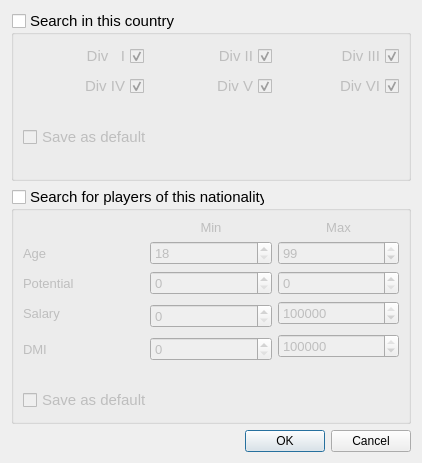
<?xml version="1.0" encoding="UTF-8"?>
<ui version="4.0">
 <class>SearchDialog</class>
 <widget class="QDialog" name="SearchDialog">
  <property name="geometry">
   <rect>
    <x>0</x>
    <y>0</y>
    <width>422</width>
    <height>439</height>
   </rect>
  </property>
  <property name="windowTitle">
   <string>Dialog</string>
  </property>
  <layout class="QVBoxLayout" name="verticalLayout_4">
   <item>
    <layout class="QVBoxLayout" name="verticalLayout_3">
     <item>
      <widget class="QGroupBox" name="countryGroup">
       <property name="font">
        <font>
         <pointsize>11</pointsize>
        </font>
       </property>
       <property name="title">
        <string>Search in this country</string>
       </property>
       <property name="checkable">
        <bool>true</bool>
       </property>
       <property name="checked">
        <bool>false</bool>
       </property>
       <layout class="QVBoxLayout" name="verticalLayout_2">
        <item>
         <layout class="QGridLayout" name="gridLayout_2">
          <item row="0" column="0">
           <widget class="QCheckBox" name="div1Check">
            <property name="font">
             <font>
              <pointsize>11</pointsize>
             </font>
            </property>
            <property name="layoutDirection">
             <enum>Qt::RightToLeft</enum>
            </property>
            <property name="text">
             <string>Div   I</string>
            </property>
            <property name="checked">
             <bool>true</bool>
            </property>
           </widget>
          </item>
          <item row="0" column="1">
           <widget class="QCheckBox" name="div2Check">
            <property name="font">
             <font>
              <pointsize>11</pointsize>
             </font>
            </property>
            <property name="layoutDirection">
             <enum>Qt::RightToLeft</enum>
            </property>
            <property name="text">
             <string>Div II</string>
            </property>
            <property name="checked">
             <bool>true</bool>
            </property>
           </widget>
          </item>
          <item row="0" column="2">
           <widget class="QCheckBox" name="div3Check">
            <property name="font">
             <font>
              <pointsize>11</pointsize>
             </font>
            </property>
            <property name="layoutDirection">
             <enum>Qt::RightToLeft</enum>
            </property>
            <property name="text">
             <string>Div III</string>
            </property>
            <property name="checked">
             <bool>true</bool>
            </property>
           </widget>
          </item>
          <item row="1" column="0">
           <widget class="QCheckBox" name="div4Check">
            <property name="font">
             <font>
              <pointsize>11</pointsize>
             </font>
            </property>
            <property name="layoutDirection">
             <enum>Qt::RightToLeft</enum>
            </property>
            <property name="text">
             <string>Div IV</string>
            </property>
            <property name="checked">
             <bool>true</bool>
            </property>
           </widget>
          </item>
          <item row="1" column="1">
           <widget class="QCheckBox" name="div5Check">
            <property name="font">
             <font>
              <pointsize>11</pointsize>
             </font>
            </property>
            <property name="layoutDirection">
             <enum>Qt::RightToLeft</enum>
            </property>
            <property name="text">
             <string>Div V</string>
            </property>
            <property name="checked">
             <bool>true</bool>
            </property>
           </widget>
          </item>
          <item row="1" column="2">
           <widget class="QCheckBox" name="div6Check">
            <property name="font">
             <font>
              <pointsize>11</pointsize>
             </font>
            </property>
            <property name="toolTip">
             <string>It is not recommended to search in Div VI</string>
            </property>
            <property name="layoutDirection">
             <enum>Qt::RightToLeft</enum>
            </property>
            <property name="text">
             <string>Div VI</string>
            </property>
            <property name="checked">
             <bool>true</bool>
            </property>
           </widget>
          </item>
          <item row="4" column="0">
           <spacer name="horizontalSpacer">
            <property name="orientation">
             <enum>Qt::Horizontal</enum>
            </property>
            <property name="sizeHint" stdset="0">
             <size>
              <width>40</width>
              <height>20</height>
             </size>
            </property>
           </spacer>
          </item>
          <item row="4" column="1">
           <spacer name="horizontalSpacer_2">
            <property name="orientation">
             <enum>Qt::Horizontal</enum>
            </property>
            <property name="sizeHint" stdset="0">
             <size>
              <width>40</width>
              <height>20</height>
             </size>
            </property>
           </spacer>
          </item>
          <item row="4" column="2">
           <spacer name="horizontalSpacer_3">
            <property name="orientation">
             <enum>Qt::Horizontal</enum>
            </property>
            <property name="sizeHint" stdset="0">
             <size>
              <width>40</width>
              <height>20</height>
             </size>
            </property>
           </spacer>
          </item>
          <item row="3" column="0" colspan="3">
           <widget class="QCheckBox" name="saveDefaultCountry">
            <property name="font">
             <font>
              <pointsize>11</pointsize>
             </font>
            </property>
            <property name="text">
             <string>Save as default</string>
            </property>
           </widget>
          </item>
          <item row="2" column="0">
           <widget class="QWidget" name="widget_2" native="true">
            <property name="minimumSize">
             <size>
              <width>0</width>
              <height>15</height>
             </size>
            </property>
           </widget>
          </item>
         </layout>
        </item>
       </layout>
      </widget>
     </item>
     <item>
      <widget class="QGroupBox" name="nationalityGroup">
       <property name="font">
        <font>
         <pointsize>11</pointsize>
        </font>
       </property>
       <property name="title">
        <string>Search for players of this nationality</string>
       </property>
       <property name="checkable">
        <bool>true</bool>
       </property>
       <property name="checked">
        <bool>false</bool>
       </property>
       <layout class="QVBoxLayout" name="verticalLayout">
        <item>
         <layout class="QGridLayout" name="gridLayout">
          <item row="3" column="0">
           <widget class="QLabel" name="salaryLabel">
            <property name="font">
             <font>
              <pointsize>10</pointsize>
             </font>
            </property>
            <property name="text">
             <string>Salary</string>
            </property>
           </widget>
          </item>
          <item row="4" column="2" rowspan="2">
           <widget class="QSpinBox" name="dmiMax">
            <property name="font">
             <font>
              <pointsize>10</pointsize>
             </font>
            </property>
            <property name="buttonSymbols">
             <enum>QAbstractSpinBox::UpDownArrows</enum>
            </property>
            <property name="specialValueText">
             <string/>
            </property>
            <property name="accelerated">
             <bool>true</bool>
            </property>
            <property name="showGroupSeparator" stdset="0">
             <bool>false</bool>
            </property>
            <property name="maximum">
             <number>99999999</number>
            </property>
            <property name="value">
             <number>99999999</number>
            </property>
           </widget>
          </item>
          <item row="2" column="0">
           <widget class="QLabel" name="potentialLabel">
            <property name="font">
             <font>
              <pointsize>10</pointsize>
             </font>
            </property>
            <property name="text">
             <string>Potential</string>
            </property>
           </widget>
          </item>
          <item row="1" column="0">
           <widget class="QLabel" name="ageLabel">
            <property name="font">
             <font>
              <pointsize>10</pointsize>
             </font>
            </property>
            <property name="text">
             <string>Age</string>
            </property>
           </widget>
          </item>
          <item row="1" column="1">
           <widget class="QSpinBox" name="ageMin">
            <property name="font">
             <font>
              <pointsize>10</pointsize>
             </font>
            </property>
            <property name="buttonSymbols">
             <enum>QAbstractSpinBox::UpDownArrows</enum>
            </property>
            <property name="specialValueText">
             <string/>
            </property>
            <property name="accelerated">
             <bool>true</bool>
            </property>
            <property name="showGroupSeparator" stdset="0">
             <bool>false</bool>
            </property>
            <property name="minimum">
             <number>18</number>
            </property>
           </widget>
          </item>
          <item row="3" column="1" rowspan="2">
           <widget class="QSpinBox" name="salMin">
            <property name="font">
             <font>
              <pointsize>10</pointsize>
             </font>
            </property>
            <property name="buttonSymbols">
             <enum>QAbstractSpinBox::UpDownArrows</enum>
            </property>
            <property name="specialValueText">
             <string/>
            </property>
            <property name="accelerated">
             <bool>true</bool>
            </property>
            <property name="showGroupSeparator" stdset="0">
             <bool>false</bool>
            </property>
            <property name="maximum">
             <number>999999</number>
            </property>
           </widget>
          </item>
          <item row="1" column="2">
           <widget class="QSpinBox" name="ageMax">
            <property name="font">
             <font>
              <pointsize>10</pointsize>
             </font>
            </property>
            <property name="buttonSymbols">
             <enum>QAbstractSpinBox::UpDownArrows</enum>
            </property>
            <property name="specialValueText">
             <string/>
            </property>
            <property name="accelerated">
             <bool>true</bool>
            </property>
            <property name="showGroupSeparator" stdset="0">
             <bool>false</bool>
            </property>
            <property name="minimum">
             <number>18</number>
            </property>
            <property name="value">
             <number>99</number>
            </property>
           </widget>
          </item>
          <item row="2" column="1">
           <widget class="QSpinBox" name="potMin">
            <property name="font">
             <font>
              <pointsize>10</pointsize>
             </font>
            </property>
            <property name="buttonSymbols">
             <enum>QAbstractSpinBox::UpDownArrows</enum>
            </property>
            <property name="specialValueText">
             <string/>
            </property>
            <property name="accelerated">
             <bool>true</bool>
            </property>
            <property name="showGroupSeparator" stdset="0">
             <bool>false</bool>
            </property>
            <property name="maximum">
             <number>11</number>
            </property>
            <property name="value">
             <number>0</number>
            </property>
           </widget>
          </item>
          <item row="2" column="2">
           <widget class="QSpinBox" name="potMax">
            <property name="font">
             <font>
              <pointsize>10</pointsize>
             </font>
            </property>
            <property name="buttonSymbols">
             <enum>QAbstractSpinBox::UpDownArrows</enum>
            </property>
            <property name="specialValueText">
             <string/>
            </property>
            <property name="accelerated">
             <bool>true</bool>
            </property>
            <property name="showGroupSeparator" stdset="0">
             <bool>false</bool>
            </property>
            <property name="minimum">
             <number>0</number>
            </property>
            <property name="maximum">
             <number>11</number>
            </property>
           </widget>
          </item>
          <item row="3" column="2">
           <widget class="QSpinBox" name="salMax">
            <property name="font">
             <font>
              <pointsize>10</pointsize>
             </font>
            </property>
            <property name="buttonSymbols">
             <enum>QAbstractSpinBox::UpDownArrows</enum>
            </property>
            <property name="specialValueText">
             <string/>
            </property>
            <property name="accelerated">
             <bool>true</bool>
            </property>
            <property name="showGroupSeparator" stdset="0">
             <bool>false</bool>
            </property>
            <property name="maximum">
             <number>999999</number>
            </property>
            <property name="value">
             <number>999999</number>
            </property>
           </widget>
          </item>
          <item row="5" column="0">
           <widget class="QLabel" name="dmiLabel">
            <property name="font">
             <font>
              <pointsize>10</pointsize>
             </font>
            </property>
            <property name="text">
             <string>DMI</string>
            </property>
           </widget>
          </item>
          <item row="5" column="1">
           <widget class="QSpinBox" name="dmiMin">
            <property name="font">
             <font>
              <pointsize>10</pointsize>
             </font>
            </property>
            <property name="buttonSymbols">
             <enum>QAbstractSpinBox::UpDownArrows</enum>
            </property>
            <property name="specialValueText">
             <string/>
            </property>
            <property name="accelerated">
             <bool>true</bool>
            </property>
            <property name="showGroupSeparator" stdset="0">
             <bool>false</bool>
            </property>
            <property name="maximum">
             <number>99999999</number>
            </property>
           </widget>
          </item>
          <item row="0" column="1">
           <widget class="QLabel" name="label_5">
            <property name="font">
             <font>
              <pointsize>10</pointsize>
             </font>
            </property>
            <property name="text">
             <string>Min</string>
            </property>
            <property name="alignment">
             <set>Qt::AlignCenter</set>
            </property>
           </widget>
          </item>
          <item row="0" column="2">
           <widget class="QLabel" name="label_6">
            <property name="font">
             <font>
              <pointsize>10</pointsize>
             </font>
            </property>
            <property name="text">
             <string>Max</string>
            </property>
            <property name="alignment">
             <set>Qt::AlignCenter</set>
            </property>
           </widget>
          </item>
          <item row="6" column="0">
           <widget class="QWidget" name="widget" native="true">
            <property name="minimumSize">
             <size>
              <width>0</width>
              <height>15</height>
             </size>
            </property>
           </widget>
          </item>
          <item row="7" column="0" colspan="3">
           <widget class="QCheckBox" name="saveDefaultNationality">
            <property name="font">
             <font>
              <pointsize>11</pointsize>
             </font>
            </property>
            <property name="layoutDirection">
             <enum>Qt::LeftToRight</enum>
            </property>
            <property name="text">
             <string>Save as default</string>
            </property>
           </widget>
          </item>
         </layout>
        </item>
       </layout>
      </widget>
     </item>
    </layout>
   </item>
   <item>
    <widget class="QDialogButtonBox" name="buttonBox">
     <property name="orientation">
      <enum>Qt::Horizontal</enum>
     </property>
     <property name="standardButtons">
      <set>QDialogButtonBox::Cancel|QDialogButtonBox::Ok</set>
     </property>
    </widget>
   </item>
  </layout>
 </widget>
 <resources/>
 <connections>
  <connection>
   <sender>buttonBox</sender>
   <signal>accepted()</signal>
   <receiver>SearchDialog</receiver>
   <slot>accept()</slot>
   <hints>
    <hint type="sourcelabel">
     <x>248</x>
     <y>254</y>
    </hint>
    <hint type="destinationlabel">
     <x>157</x>
     <y>274</y>
    </hint>
   </hints>
  </connection>
  <connection>
   <sender>buttonBox</sender>
   <signal>rejected()</signal>
   <receiver>SearchDialog</receiver>
   <slot>reject()</slot>
   <hints>
    <hint type="sourcelabel">
     <x>316</x>
     <y>260</y>
    </hint>
    <hint type="destinationlabel">
     <x>286</x>
     <y>274</y>
    </hint>
   </hints>
  </connection>
 </connections>
</ui>
